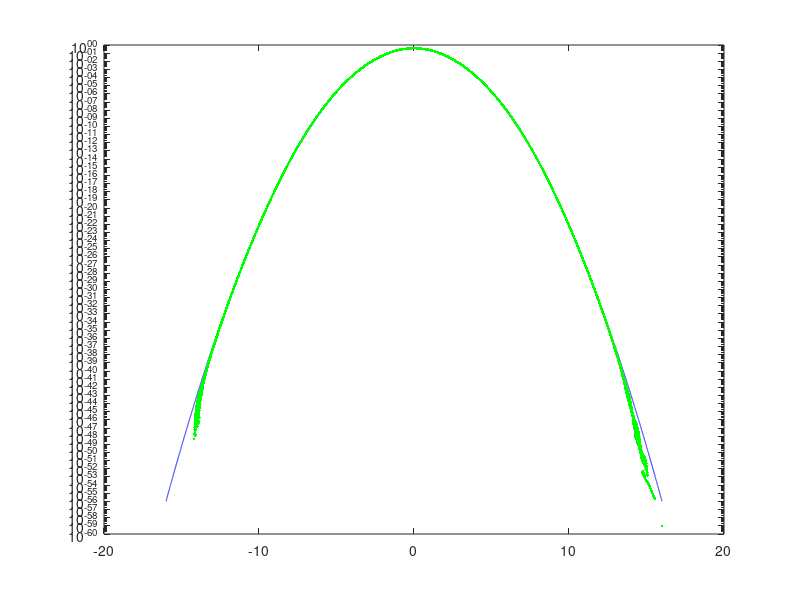
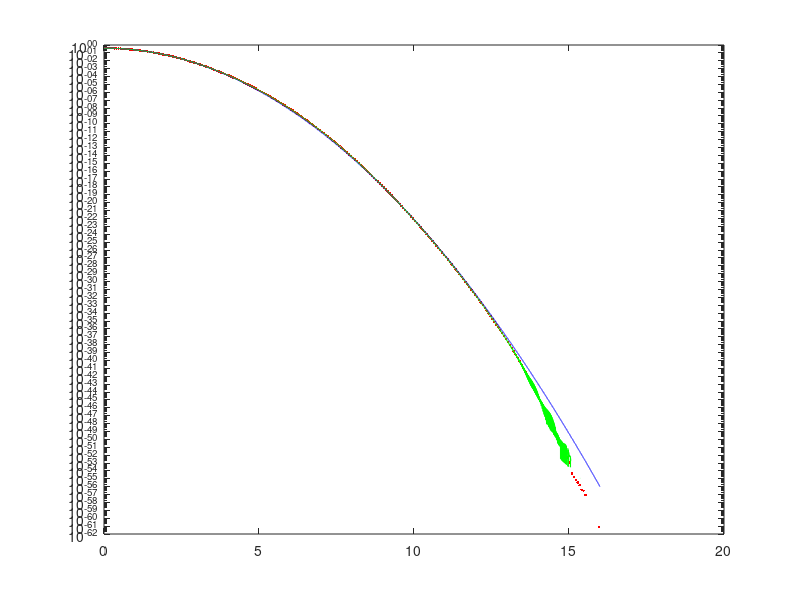
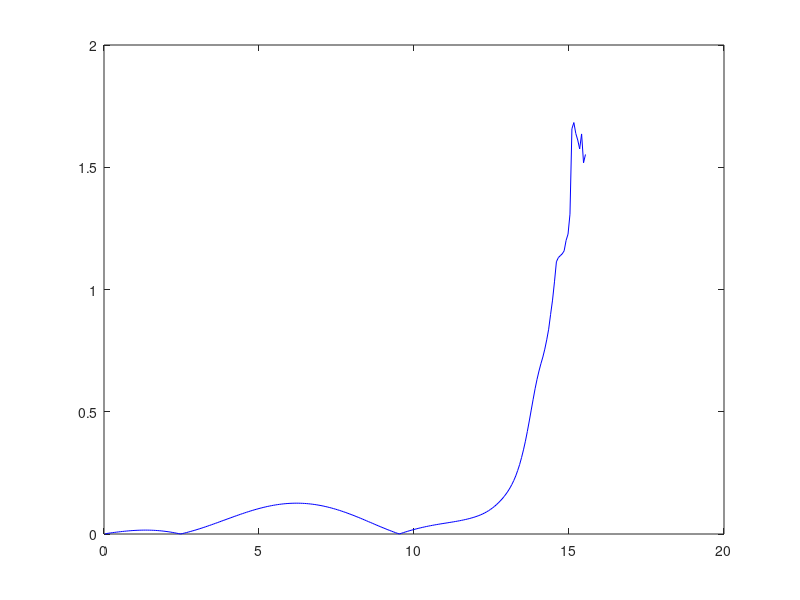

MATLAB code for these plots, in order:
clear all;
close all;


var4 = 1;
sq_var4 = sqrt(var4);

bins = -16 :1/2^11:16;

load pdf4_16p

x = pdf4_16p(:,1);
pdf4 = pdf4_16p(:,2);

pdf4(end) = 0;
pdf8 = conv(pdf4,pdf4);
pdf16 = conv(pdf8,pdf8);


%Compute Gaussian PDF
ref = pdf('Normal',bins,0,1);
pdf16 = pdf16/max(pdf16)*max(ref);

semilogy(bins,ref,'b');hold;
semilogy(bins,pdf16,'g.');


pdf16 = pdf16(end/2+1:end);
bins = bins(end/2+1:end);
ref = ref(end/2+1:end);



fac = 2^7;
k = 1;
for i = 1:fac:32768
    dum(k) = 0;
    for j = 1:fac
        dum(k) = dum(k) + pdf16(i-1+j);
    end
k = k+1;
end
dum = dum/max(dum)*ref(64);
bins1 = 0+8/fac :8/fac:16;
bins1 = bins1/sq_var4-2^-5;
figure;
semilogy(bins1, dum,'r.');hold;
semilogy(bins,ref,'b');
semilogy(bins,pdf16,'g');



%Compute the Error in PDF_n4 by inverse gaussian equation (High Rate)
xg4_hr = sqrt(-2 * var4 * log(sqrt(2*pi * var4) * dum));
ref4_hr =  exp(-xg4_hr.^2/(2*var4))* (1/(sqrt(2* pi * var4)));
err_n4_hr = (bins1-xg4_hr);

figure;
plot(bins1, abs(err_n4_hr*40/16),'b');









%Compute Gaussian PDF
ref = pdf('Normal',bins1,0,1);

 
bins2 = bins1(1:48);
ref1 = round(ref(1:48)*1e3);
pdf_corr1 = round(dum(1:48)*1e3);
mychi1 = (ref1-pdf_corr1).^2./ref1;
chi_value1 =sum(mychi1)
 
bins3 = bins1(49:72);
ref2 = round(ref(49:72)*5e5);
pdf_corr2 = round(dum(49:72)*5e5);
pdf_corr2 = round(pdf_corr2 / max(pdf_corr2) * max(ref2));
mychi2 = (ref2-pdf_corr2).^2./ref2;
chi_value2 =sum(mychi2)
%  
bins4 = bins1(73:96);
ref3 = round(ref(73:96)*4e8);
pdf_corr3 = round(dum(73:96)*4e8);
pdf_corr3 = round(pdf_corr3 / max(pdf_corr3) * max(ref3));
mychi3 = (ref3-pdf_corr3).^2./ref3;
chi_value3 =sum(mychi3)% chi_value3 =sum(mychi3)
 
bins5 = bins1(97:120);
ref4 = round(ref(97:120)*1e13);
pdf_corr4 = round(dum(97:120)*1e13);
pdf_corr4 = round(pdf_corr4 / max(pdf_corr4) * max(ref4));
mychi4 = (ref4-pdf_corr4).^2./ref4;
chi_value4 =sum(mychi4)% chi_value3 =sum(mychi3)
% 
bins6 = bins1(121:144);
ref5 = round(ref(121:144)*2e18);
pdf_corr5 = round(dum(121:144)*2e18);
pdf_corr5 = round(pdf_corr5 / max(pdf_corr5) * max(ref5));
mychi5 = (ref5-pdf_corr5).^2./ref5;
chi_value5 =sum(mychi5)% chi_value3 =sum(mychi3)

bins7 = bins1(145:168);
ref6 = round(ref(145:168)*1.4e25);
pdf_corr6 = round(dum(145:168)*1.4e25);
pdf_corr6 = round(pdf_corr6 / max(pdf_corr6) * max(ref6));
mychi6 = (ref6-pdf_corr6).^2./ref6;
chi_value6 =sum(mychi6)% chi_value3 =sum(mychi3)
% 
% bins8 = bins1(102:113);
% ref7 = round(ref(102:113)*1.4e22);
% pdf_corr7 = round(dum(102:113)*1.4e22);
% pdf_corr7 = round(pdf_corr7 / max(pdf_corr7) * max(ref7));
% mychi7 = (ref7-pdf_corr7).^2./ref7;
% chi_value7 =sum(mychi7)% chi_value3 =sum(mychi3)


